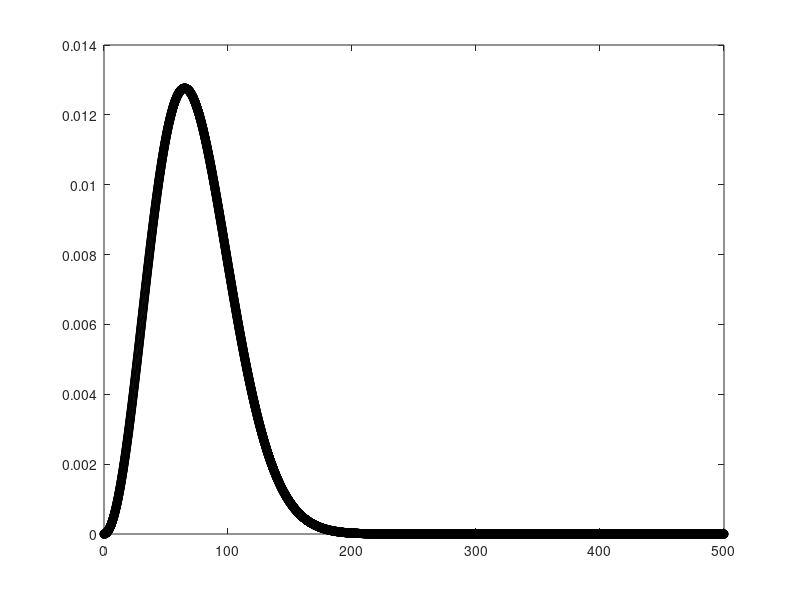

MATLAB code to generate this figure:
kb=1.38064852*10^-23;
t=293.15;
m=18.01/(6.022*10^23)/1000;
% 
% f=@(c) (4*pi*c.^2.*(m/(2*pi*kb*t))^(3/2)).*exp(-m.*c.^2/(2*kb*t));
% kk=@(c) c.*f(c);
% e=integral(kk,0,10000)
% kk2=@(c) c.^2.*f(c);
% e2=integral(kk2,0,10000);
% sigma=sqrt(e2-e^2)
% range=0:.1:2000;
% plot(range,f(range),'-k','LineWidth',6);
% int=integral(kk,0,10000)


 f=@(c) 8.1988*10^-6.*c.^2.*exp(-2.3632*10^-4.*c.^2);
 range=0:.1:500;
 plot(range,f(range),'-ok')
 int=integral(f,2058,10000)
% 
% hold on;
% 
% m=44/(6.022*10^23)/1000;
% f=@(c) (4*pi*c.^2.*(m/(2*pi*kb*t))^(3/2)).*exp(-m.*c.^2/(2*kb*t));
% plot(range,f(range));
% hold off
% 
% eqn='2/sqrt(pi)*erfc(65*sqrt(x))+65*exp((-4225*x)/(2*x))-0.01==0';
% solve(eqn,x)

% % syms f(x);
% syms g(x);
% g(x)=erfc(65*sqrt(x));
% range=0:.0001:1;
% k=g(range);
% % f(x)=2/sqrt(pi).*k+65*exp((-4225*x/(2*x)))-0.01;
% f=2/sqrt(pi).*k+65*exp((-4225.*range./(2.*range)))-0.01;
% plot(range,f,'-ok')

% min=0.0008106;
% max=0.0008107;
% range=min:.0000000001:max;
% k=g(range);
% f=2/sqrt(pi).*k+65*exp((-4225.*range./(2.*range)))-0.01;
% plot(range,f,'-ok')
% for i = 1:length(range)
%     if f(i)<0
%         range(i)
%         break
%     end
% end